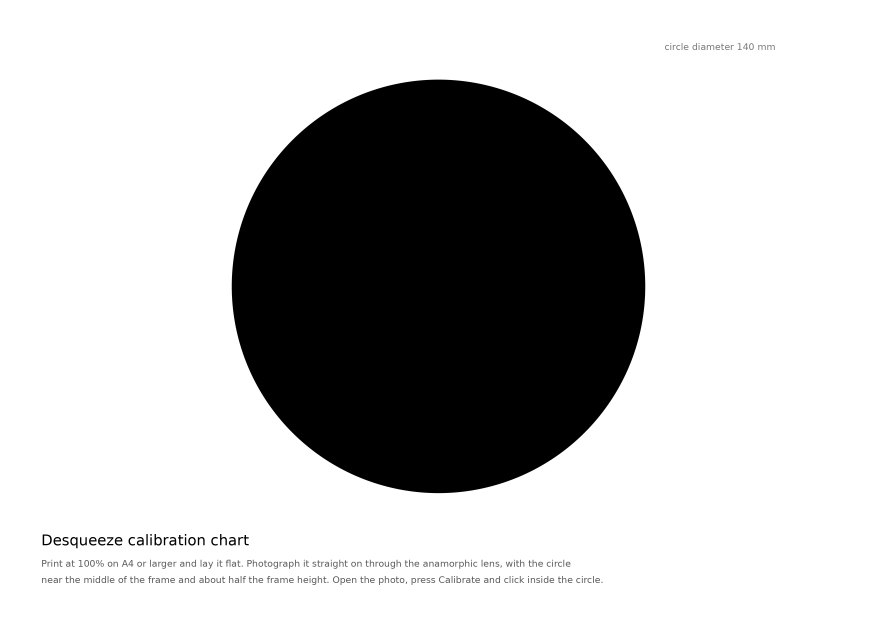
#> input picture desqueeze/Tools/Calibration/calibration-chart.png, 3508 x 2480 px (shown at 1/4 size)
$ python benchmark.py --images ../Calibration --work ../Calibration
#> lines starting #> are read from the running program, lines starting #| are printed output that depends on the picture
#!/usr/bin/env python3
"""
Desqueeze quality benchmark.

Simulates anamorphic captures from ground-truth photos, de-squeezes them with every algorithm /
light-space combination through the C# core (Tools/Bench), and scores the results against the
ground truth with PSNR, SSIM and GMSD.

How the simulation works, for a factor A:
  1. A ground-truth photo G is cropped so its width is an exact multiple of A.
  2. The "capture" S is G squeezed horizontally by A (area-averaged in linear light = an ideal
     sensor, or Lanczos = a sharp, no-AA-filter sensor).
  3. S is de-squeezed at width shares t = 1 (width only), 0.5 (balanced) and 0 (height only).
  4. t = 1 is compared with G itself (an exact reference). t < 1 is compared with G area-reduced
     to the same size in linear light (what a lower-resolution sensor would have recorded).

Usage:
  python3 Tools/QualityBenchmark/benchmark.py --images /path/to/photos --work /tmp/desq-bench \
      [--bench "dotnet run -c Release --project Tools/Bench --"] [--quick]

Requires: numpy, pillow, scipy, scikit-image.
"""
import argparse, collections, json, os, shlex, subprocess, sys
import numpy as np
from PIL import Image
from scipy import ndimage
from skimage.metrics import structural_similarity

FACTORS = {1.33: 100, 1.5: 2, 2.0: 1}   # factor -> width multiple that makes width*factor an integer
SHARES = [1.0, 0.5, 0.0]
CAPTURES = {"area": Image.BOX, "sharp": Image.LANCZOS}
KERNELS = ["MagicKernelSharp2021", "Lanczos3", "Lanczos4", "Spline64", "Spline36", "CatmullRom",
           "Mitchell", "Bilinear", "Box", "EwaLanczosSharp"]
LIGHT_COMBOS = [("Gamma", "Sigmoidal"), ("Linear", "Sigmoidal"), ("Linear", "Linear"), ("Gamma", "Gamma")]


def to_lin(u8):
    x = u8.astype(np.float64) / 255
    return np.where(x <= 0.04045, x / 12.92, ((x + 0.055) / 1.055) ** 2.4)


def to_srgb8(l):
    l = np.clip(l, 0, 1)
    s = np.where(l <= 0.0031308, l * 12.92, 1.055 * l ** (1 / 2.4) - 0.055)
    return np.clip(np.floor(s * 255 + 0.5), 0, 255).astype(np.uint8)


def resize_linear(u8, w, h, flt):
    lin = to_lin(u8)
    chans = [lin] if lin.ndim == 2 else [lin[..., c] for c in range(lin.shape[2])]
    out = [np.array(Image.fromarray(c.astype(np.float32), "F").resize((w, h), flt)) for c in chans]
    return to_srgb8(out[0] if lin.ndim == 2 else np.stack(out, 2))


def rnd(x):
    return int(np.floor(x + 0.5))


def gmsd(a, b):
    def luma(x):
        return x if x.ndim == 2 else 0.299 * x[..., 0] + 0.587 * x[..., 1] + 0.114 * x[..., 2]
    a = luma(a.astype(np.float64)); b = luma(b.astype(np.float64))
    k = np.array([[1 / 3, 0, -1 / 3]] * 3)
    ga = np.hypot(ndimage.convolve(a, k), ndimage.convolve(a, k.T))
    gb = np.hypot(ndimage.convolve(b, k), ndimage.convolve(b, k.T))
    return ((2 * ga * gb + 170.0) / (ga ** 2 + gb ** 2 + 170.0)).std()


def main():
    ap = argparse.ArgumentParser()
    ap.add_argument("--images", required=True, help="folder of ground-truth photos (png/jpg)")
    ap.add_argument("--work", required=True, help="scratch folder")
    ap.add_argument("--bench", default="dotnet run -c Release --project Tools/Bench --")
    ap.add_argument("--max-side", type=int, default=1536, help="ground truths are area-reduced to at most this size")
    ap.add_argument("--quick", action="store_true", help="fewer variants")
    args = ap.parse_args()

    for d in ["gt", "cap", "ref", "out"]:
        os.makedirs(os.path.join(args.work, d), exist_ok=True)
    kernels = KERNELS[:4] + ["EwaLanczosSharp"] if args.quick else KERNELS
    combos = LIGHT_COMBOS[:2] if args.quick else LIGHT_COMBOS

    jobs, meta = [], []
    for fn in sorted(os.listdir(args.images)):
        if not fn.lower().endswith((".png", ".jpg", ".jpeg")):
            continue
        g = np.array(Image.open(os.path.join(args.images, fn)).convert("RGB"))
        h, w = g.shape[:2]
#> h = 2480; w = 3508
        k = max(1.0, max(w, h) / args.max_side)
#> k = 2.28
        if k > 1:
            g = resize_linear(g, rnd(w / k), rnd(h / k), Image.BOX)
#> in resize_linear, `chans = [lin] if lin.ndim == 2 else [lin[..., c] for c in range(lin.sh..`: chans = 3 items
        name = os.path.splitext(fn)[0]
        H, W = g.shape[:2]
#> H = 1086; W = 1536
        for A, m in FACTORS.items():
            sw = (int(W / A) // m) * m
            wc = rnd(sw * A)
            x0 = (W - wc) // 2
            gc = g[:, x0:x0 + wc]
            for cap, flt in CAPTURES.items():
                spath = f"{args.work}/cap/{name}_{A}_{cap}.png"
                Image.fromarray(resize_linear(gc, sw, H, flt)).save(spath)
                for t in SHARES:
                    ow, oh = rnd(sw * A ** t), rnd(H * A ** (t - 1))
                    rpath = f"{args.work}/ref/{name}_{A}_{t}.png"
                    if not os.path.exists(rpath):
                        Image.fromarray(gc if t == 1.0 else resize_linear(gc, ow, oh, Image.BOX)).save(rpath)
                    for kern in kernels:
                        for red, enl in combos:
                            v = f"{kern}|{red}|{enl}"
                            o = f"{args.work}/out/{name}_{A}_{cap}_{t}_{kern}_{red}_{enl}.png"
                            jobs.append("\t".join(map(str, [spath, o, ow, oh, kern, red, enl, 0])))
                            meta.append(dict(img=name, A=A, cap=cap, t=t, variant=v, out=o, ref=rpath))
#> this loop made 3 passes
#> (sw, wc, x0) on passes 2 to 3: (1024, 1536, 0), (768, 1536, 0)
#> pass 1, in main, `gc = g[:, x0:x0 + wc]`:
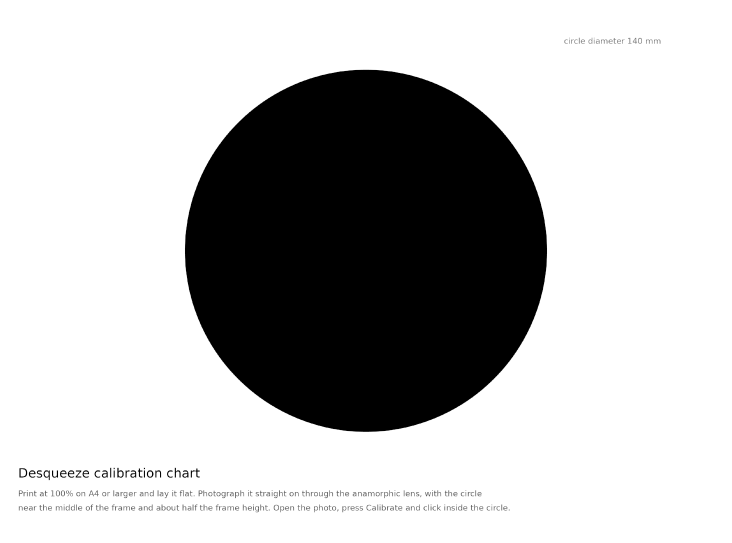
#> gc: shape (1086, 1463, 3) (shown at 1/2 size); min 0, max 255, mean 188.1
#> pass 1, in to_srgb8 (call 2), `l = np.clip(l, 0, 1)`:
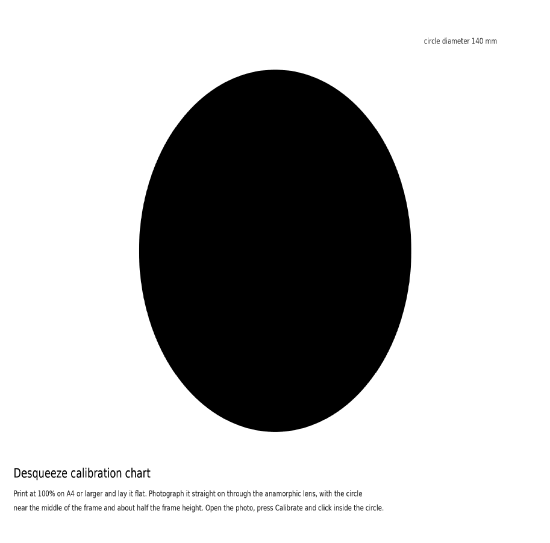
#> l: shape (1086, 1100, 3) float32 (shown at 1/2 size); min 0, max 1, mean 0.736
#> after the loop, jobs = 720 items; meta = 720 items
    manifest = os.path.join(args.work, "manifest.tsv")
    open(manifest, "w").write("\n".join(jobs) + "\n")
    print(f"{len(jobs)} jobs; running the C# core...", flush=True)
    subprocess.run(shlex.split(args.bench) + ["batch", manifest], check=True)
#> (this line was passed over: subprocess is not available in this run)

    rows = []
    for m in meta:
#> (the run stopped early here; a loop or call above may not have finished)
